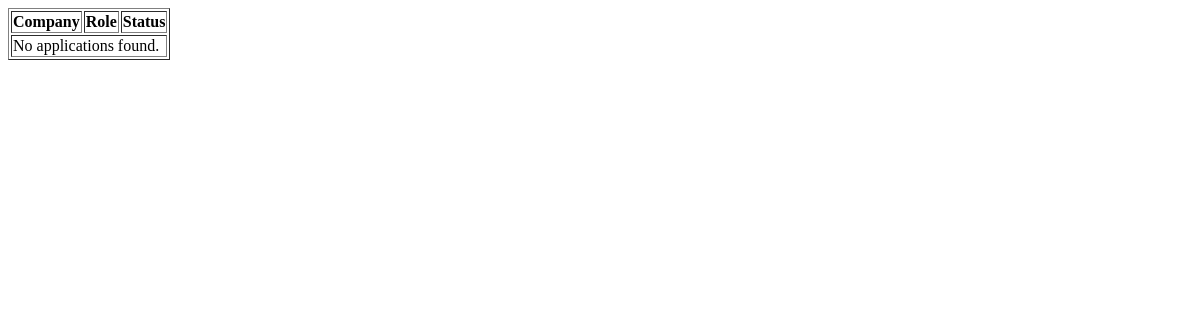
/, run on an earlier commit of the app's database.
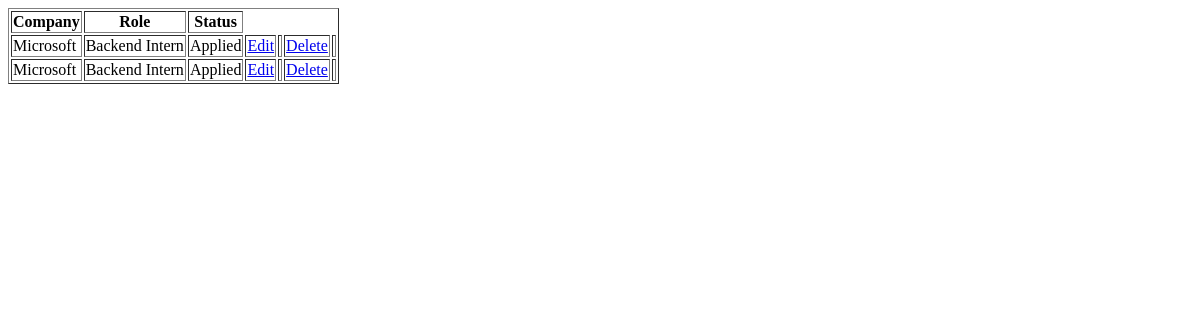
And on a later commit of the database.
### tracker/models.py (models this page shows, shortened)
class Application(models.Model):
    user = models.ForeignKey (User, on_delete=models.CASCADE)
    company_name = models.CharField(max_length=100)
    role = models.CharField(max_length=100)
    status = models.CharField(max_length=50)
    applied_date = models.DateField()
    notes = models.TextField()

### tracker/views.py (the view)
# urls.py: 2. Add a URL to urlpatterns:  path('', views.home, name='home')
def home(request):
    apps = Application.objects.all()
    return render(request, 'home.html',{'apps': apps})

### tracker/templates/home.html (shortened to what this page needs)
<!DOCTYPE html>
<html lang="en">
<head>
</head>
<body>
<table border="1">
    <thead>
        <tr>
            <th>Company</th>
            <th>Role</th>
            <th>Status</th>
        </tr>
    </thead>
    <tbody>
        {% if apps %}
            {% for app in apps %}
            <tr>
                <td>{{ app.company_name }}</td>
                <td>{{ app.role }}</td>
                <td>{{ app.status }}</td>
                <td>
                    <a href="/update/{{ app.id }}/">Edit</a>
                <td>
                <td>
                    <a href="/delete/{{ app.id }}/">Delete</a>
                <td>
            </tr>
            {% endfor %}
        {% else %}
            <tr>
                <td colspan="3">No applications found.</td>
            </tr>
        {% endif %}
    </tbody>
</table>
</body>
</html>

What changed in the data, as far as the page shows it:
added Application: company_name "Microsoft", role "Backend Intern", status "Applied"
added Application: company_name "Microsoft", role "Backend Intern", status "Applied"
Also different on the page:
text no longer shown: "No applications found."
